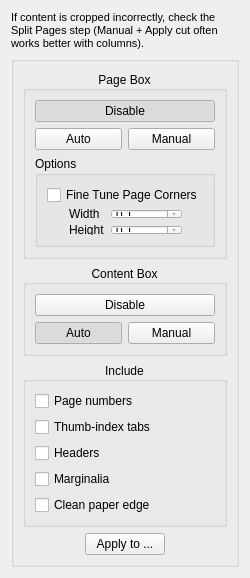
<?xml version="1.0" encoding="UTF-8"?>
<ui version="4.0">
 <class>select_content::OptionsWidget</class>
 <widget class="QWidget" name="select_content::OptionsWidget">
  <property name="geometry">
   <rect>
    <x>0</x>
    <y>0</y>
    <width>216</width>
    <height>364</height>
   </rect>
  </property>
  <property name="windowTitle">
   <string>Form</string>
  </property>
  <layout class="QVBoxLayout" name="verticalLayout_4">
   <item>
    <widget class="QLabel" name="splitPagesTipLabel">
     <property name="font">
      <font>
       <pointsize>8</pointsize>
      </font>
     </property>
     <property name="wordWrap">
      <bool>true</bool>
     </property>
     <property name="text">
      <string>If content is cropped incorrectly, check the Split Pages step (Manual + Apply cut often works better with columns).</string>
     </property>
    </widget>
   </item>
   <item>
    <widget class="QGroupBox" name="groupBox">
     <property name="title">
      <string/>
     </property>
     <layout class="QVBoxLayout" name="verticalLayout">
      <item>
       <widget class="CollapsibleGroupBox" name="pageBoxGroup">
        <property name="title">
         <string>Page Box</string>
        </property>
        <property name="alignment">
         <set>Qt::AlignCenter</set>
        </property>
        <layout class="QGridLayout" name="gridLayout">
         <item row="0" column="0" colspan="2">
          <widget class="QPushButton" name="pageDetectDisableBtn">
           <property name="text">
            <string>Disable</string>
           </property>
           <property name="checkable">
            <bool>true</bool>
           </property>
           <property name="checked">
            <bool>true</bool>
           </property>
           <property name="autoExclusive">
            <bool>true</bool>
           </property>
          </widget>
         </item>
         <item row="1" column="0">
          <widget class="QPushButton" name="pageDetectAutoBtn">
           <property name="text">
            <string>Auto</string>
           </property>
           <property name="checkable">
            <bool>true</bool>
           </property>
           <property name="autoExclusive">
            <bool>true</bool>
           </property>
          </widget>
         </item>
         <item row="1" column="1">
          <widget class="QPushButton" name="pageDetectManualBtn">
           <property name="text">
            <string>Manual</string>
           </property>
           <property name="checkable">
            <bool>true</bool>
           </property>
           <property name="checked">
            <bool>false</bool>
           </property>
           <property name="autoExclusive">
            <bool>true</bool>
           </property>
          </widget>
         </item>
         <item row="2" column="0" colspan="2">
          <widget class="QGroupBox" name="pageDetectOptions">
           <property name="title">
            <string>Options</string>
           </property>
           <layout class="QVBoxLayout" name="verticalLayout_2">
            <property name="spacing">
             <number>4</number>
            </property>
            <property name="leftMargin">
             <number>9</number>
            </property>
            <property name="topMargin">
             <number>9</number>
            </property>
            <property name="rightMargin">
             <number>9</number>
            </property>
            <property name="bottomMargin">
             <number>9</number>
            </property>
            <item>
             <widget class="QCheckBox" name="fineTuneBtn">
              <property name="toolTip">
               <string>Shift with corners while they are in black. </string>
              </property>
              <property name="text">
               <string>Fine Tune Page Corners</string>
              </property>
             </widget>
            </item>
            <item>
             <widget class="QWidget" name="dimensionsWidget" native="true">
              <layout class="QHBoxLayout" name="horizontalLayout_2">
               <property name="leftMargin">
                <number>0</number>
               </property>
               <property name="topMargin">
                <number>0</number>
               </property>
               <property name="rightMargin">
                <number>0</number>
               </property>
               <property name="bottomMargin">
                <number>0</number>
               </property>
               <item>
                <spacer name="horizontalSpacer_3">
                 <property name="orientation">
                  <enum>Qt::Horizontal</enum>
                 </property>
                 <property name="sizeHint" stdset="0">
                  <size>
                   <width>1</width>
                   <height>1</height>
                  </size>
                 </property>
                </spacer>
               </item>
               <item>
                <layout class="QGridLayout" name="gridLayout_3">
                 <item row="0" column="0">
                  <widget class="QLabel" name="label">
                   <property name="text">
                    <string>Width</string>
                   </property>
                  </widget>
                 </item>
                 <item row="1" column="0">
                  <widget class="QLabel" name="label_2">
                   <property name="text">
                    <string>Height</string>
                   </property>
                  </widget>
                 </item>
                 <item row="1" column="1">
                  <widget class="QDoubleSpinBox" name="heightSpinBox">
                   <property name="decimals">
                    <number>1</number>
                   </property>
                   <property name="minimum">
                    <double>0.100000000000000</double>
                   </property>
                   <property name="maximum">
                    <double>99999.000000000000000</double>
                   </property>
                  </widget>
                 </item>
                 <item row="0" column="1">
                  <widget class="QDoubleSpinBox" name="widthSpinBox">
                   <property name="decimals">
                    <number>1</number>
                   </property>
                   <property name="minimum">
                    <double>0.100000000000000</double>
                   </property>
                   <property name="maximum">
                    <double>99999.000000000000000</double>
                   </property>
                  </widget>
                 </item>
                </layout>
               </item>
               <item>
                <spacer name="horizontalSpacer">
                 <property name="orientation">
                  <enum>Qt::Horizontal</enum>
                 </property>
                 <property name="sizeHint" stdset="0">
                  <size>
                   <width>1</width>
                   <height>1</height>
                  </size>
                 </property>
                </spacer>
               </item>
              </layout>
             </widget>
            </item>
           </layout>
          </widget>
         </item>
        </layout>
       </widget>
      </item>
      <item>
       <widget class="CollapsibleGroupBox" name="contentBoxGroup">
        <property name="title">
         <string>Content Box</string>
        </property>
        <property name="alignment">
         <set>Qt::AlignCenter</set>
        </property>
        <layout class="QGridLayout" name="gridLayout_2">
         <item row="1" column="1">
          <widget class="QPushButton" name="contentDetectAutoBtn">
           <property name="text">
            <string>Auto</string>
           </property>
           <property name="checkable">
            <bool>true</bool>
           </property>
           <property name="checked">
            <bool>true</bool>
           </property>
           <property name="autoExclusive">
            <bool>true</bool>
           </property>
          </widget>
         </item>
         <item row="0" column="1" colspan="2">
          <widget class="QPushButton" name="contentDetectDisableBtn">
           <property name="text">
            <string>Disable</string>
           </property>
           <property name="checkable">
            <bool>true</bool>
           </property>
           <property name="autoExclusive">
            <bool>true</bool>
           </property>
          </widget>
         </item>
         <item row="1" column="2">
          <widget class="QPushButton" name="contentDetectManualBtn">
           <property name="text">
            <string>Manual</string>
           </property>
           <property name="checkable">
            <bool>true</bool>
           </property>
           <property name="autoExclusive">
            <bool>true</bool>
           </property>
          </widget>
         </item>
        </layout>
       </widget>
      </item>
      <item>
       <widget class="CollapsibleGroupBox" name="layoutIncludeGroup">
        <property name="title">
         <string>Include</string>
        </property>
        <property name="alignment">
         <set>Qt::AlignCenter</set>
        </property>
        <layout class="QVBoxLayout" name="layoutIncludeLayout">
         <item>
          <widget class="QCheckBox" name="includePageNumbersCB">
           <property name="toolTip">
            <string>Take the page numbers found by the layout model into the content box.</string>
           </property>
           <property name="text">
            <string>Page numbers</string>
           </property>
          </widget>
         </item>
         <item>
          <widget class="QCheckBox" name="includeTabsCB">
           <property name="toolTip">
            <string>Take the thumb-index tabs (dark labels at the outer page edge) into the content box.</string>
           </property>
           <property name="text">
            <string>Thumb-index tabs</string>
           </property>
          </widget>
         </item>
         <item>
          <widget class="QCheckBox" name="includeHeadersCB">
           <property name="toolTip">
            <string>Take the running headers into the content box.</string>
           </property>
           <property name="text">
            <string>Headers</string>
           </property>
          </widget>
         </item>
         <item>
          <widget class="QCheckBox" name="includeMarginaliaCB">
           <property name="toolTip">
            <string>Take notes in the margin into the content box.</string>
           </property>
           <property name="text">
            <string>Marginalia</string>
           </property>
          </widget>
         </item>
         <item>
          <widget class="QCheckBox" name="cleanPaperEdgeCB">
           <property name="toolTip">
            <string>Cut the paper edge off the content box: on a page with a tab its outer side ends at the tab; a side at the paper edge ends just beyond what the layout model found on the page. Only ever shrinks.</string>
           </property>
           <property name="text">
            <string>Clean paper edge</string>
           </property>
          </widget>
         </item>
        </layout>
       </widget>
      </item>
      <item>
       <layout class="QHBoxLayout">
        <item>
         <spacer>
          <property name="orientation">
           <enum>Qt::Horizontal</enum>
          </property>
          <property name="sizeHint" stdset="0">
           <size>
            <width>1</width>
            <height>1</height>
           </size>
          </property>
         </spacer>
        </item>
        <item>
         <widget class="QPushButton" name="applyToBtn">
          <property name="text">
           <string>Apply to ...</string>
          </property>
         </widget>
        </item>
        <item>
         <spacer>
          <property name="orientation">
           <enum>Qt::Horizontal</enum>
          </property>
          <property name="sizeHint" stdset="0">
           <size>
            <width>1</width>
            <height>1</height>
           </size>
          </property>
         </spacer>
        </item>
       </layout>
      </item>
     </layout>
    </widget>
   </item>
   <item>
    <spacer name="verticalSpacer">
     <property name="orientation">
      <enum>Qt::Vertical</enum>
     </property>
     <property name="sizeHint" stdset="0">
      <size>
       <width>1</width>
       <height>83</height>
      </size>
     </property>
    </spacer>
   </item>
  </layout>
 </widget>
 <customwidgets>
  <customwidget>
   <class>CollapsibleGroupBox</class>
   <extends>QGroupBox</extends>
   <header location="global">CollapsibleGroupBox.h</header>
   <container>1</container>
  </customwidget>
 </customwidgets>
 <resources>
  <include location="../../../resources/resources.qrc"/>
 </resources>
 <connections/>
</ui>
